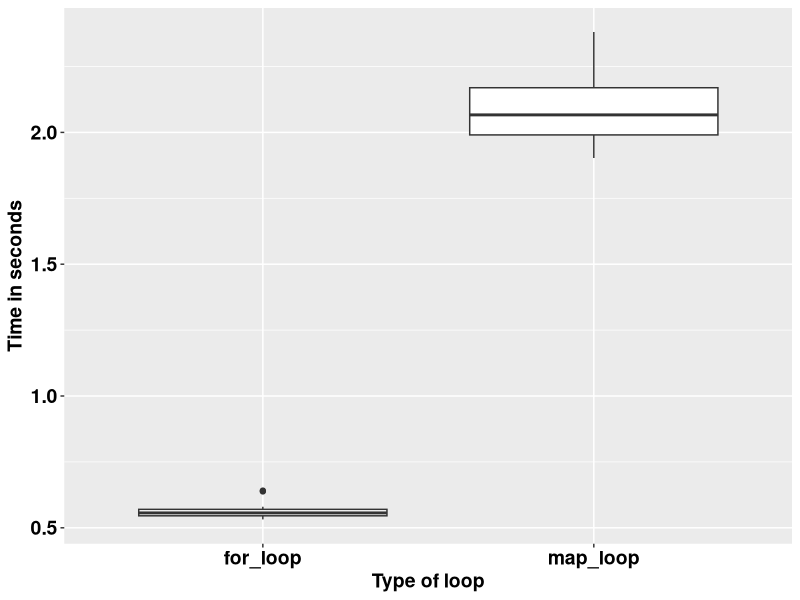

The R script that drew this image:
## ---- chunk 1
knitr::opts_chunk$set(echo = TRUE)
## ---- chunk 2
square <- function(a) a**2
square(3)
## ---- chunk 3
square <- function(b){ # Create the function name, called square
  b**2
}
square(3)
## ---- chunk 4
square <- function(c){ 
  product <- c**2
  return(product)
}
square(3)
## ---- chunk 5
square <- function(d){
  product <- d**2
  print(product)
}
square(5)
## ---- chunk 6
square <- function(e){
  product <- e**2
  (product)
}
square(9)
## ---- chunk 7
square <- function(f){
  product <- f**2
  show(product)
}
square(9)
## ---- chunk 8
square_root <- function(b){
  product <- b^0.5 # Square root of a number is the number raised to power half
  return(product/2)
}
square_root(9)
## ---- chunk 9
square_root
## ---- chunk 10
square(-10:10)
## ---- chunk 11
square_root(c(-26, 1:15, 158))
## ---- chunk 12
m <- list(12, 18, 345)
square_root(m[[2]])
## ---- chunk 13
rescale <- function(x){
  m <- mean(x)
  s <- sd(x)
  (x - m) / s
}
rescale(c(-52, 58, 46, 99))
## ---- chunk 14
rescale <- function(x, only_translate){
  m <- mean(x)
  translated <- x - m
  if (only_translate) return(translated)
  s <- sd(x)
  translated / s
}

rescale(x = 1:6, only_translate = TRUE)
## ---- chunk 15
rescale <- function(x, only_translate){
  m <- mean(x)
  translated <- x - m
  if (only_translate) return(translated)
  s <- sd(x)
  translated / s
}

rescale(x = 1:4, only_translate = FALSE)
## ---- chunk 16
rescale(only_translate = TRUE, x = 1:4)
## ---- chunk 17
rescale(x = 1:4, TRUE)
rescale(TRUE, x = 1:4)
rescale(1:4, only_translate = T)
rescale(only_translate = T, 1:4)
## ---- chunk 18
rescale(1:4, o = T)
rescale(o = T, 1:4)
## ---- chunk 19
rescale <- function(x, only_translate = FALSE){
  m <- mean(x)
  translated <- x - m
  if(only_translate) return(translated)
  s <- sd(x)
  translated / s
}
## ---- chunk 20
rescale(1:4) # This runs with only_translate being taken as FALSE by default.
## ---- chunk 21
rescale <- function(x, ...){
  m <- mean(x, ...)
  s <- sd(x, ...)
  (x - m) / s
}

rescale(1:4) # 
## ---- chunk 22
x <- c(NA, 1:3)
rescale(x)
## ---- chunk 23
x <- c(NA, 1:3)
rescale(x, na.rm = TRUE)
## ---- chunk 24
some_function <- function(x) x
other_function <- function(x, ...) x
# some_function(1:4, foo = "bar") # This does not run because there was no allowance.
other_function(1:4, foo = "bar")

## ---- chunk 25
f <- function(...) list(...)
g <- function(x, y, ...) f(...)
g(x = 1, y = 2, z = 3, w = 4)
## ---- chunk 26
compare_rasters <- function(x) {
  if (sum(x > 0.5, na.rm = TRUE) > 7) {
    return(1)
  } else {
    return(0)
  }
  
}
## ---- chunk 27
library(tidyverse)
volumes <- rnorm(1000000)

for_loop <- vector()

for (k in 1:20) {
  for_loop[k] <- system.time(for (i in 1:length(volumes)) {
    2.3 * volumes[i] ^ 9
  })
}

map_loop <- vector()
for (j in 1:20) {
  map_loop[j] <- system.time(map_vec(volumes, \(x) 2.3 * x ^ 9))
}
## ---- chunk 28
data.frame(for_loop = for_loop, map_loop = map_loop) %>% 
  gather(key = "key", value = "value") %>% 
  ggplot(aes(key, value)) +
  geom_boxplot() +
  labs(x = "Type of loop",
       y = "Time in seconds") +
  theme(text = element_text(size = 14, face = "bold", colour = "black")) +
  theme(axis.text = element_text(size = 14, face = "bold", colour = "black"))
## ---- chunk 29
library(stringr)
library(lubridate)

vec <- c("Today is 7th Sept 2023")

# The task is to get the date information and make it a date object.

pattern <- "\\d{1,2}th \\[A-Za-z]+ \\d{4}"

date_object <- str_extract(vec, pattern)

date_object <- str_replace(date_object, "th", "")

date_object <- str_replace(date_object, "Sept", "9")

date_object <- dmy(date_object)

print(date_object)
